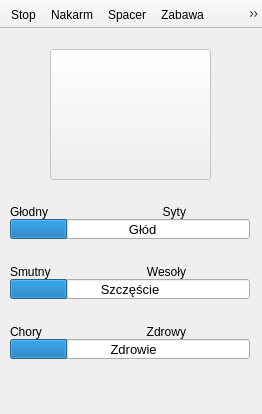
<?xml version="1.0" encoding="UTF-8"?>
<ui version="4.0">
 <class>MainWindow</class>
 <widget class="QMainWindow" name="MainWindow">
  <property name="geometry">
   <rect>
    <x>0</x>
    <y>0</y>
    <width>262</width>
    <height>414</height>
   </rect>
  </property>
  <property name="windowTitle">
   <string>Wirtualny zwierzak</string>
  </property>
  <widget class="QWidget" name="centralwidget">
   <widget class="QPushButton" name="zwierzakPic">
    <property name="enabled">
     <bool>false</bool>
    </property>
    <property name="geometry">
     <rect>
      <x>50</x>
      <y>20</y>
      <width>161</width>
      <height>131</height>
     </rect>
    </property>
    <property name="mouseTracking">
     <bool>false</bool>
    </property>
    <property name="text">
     <string/>
    </property>
    <property name="icon">
     <iconset>
      <normaloff>pet1.gif</normaloff>
      <disabledoff>pet1.gif</disabledoff>pet1.gif</iconset>
    </property>
    <property name="iconSize">
     <size>
      <width>160</width>
      <height>134</height>
     </size>
    </property>
    <property name="checkable">
     <bool>false</bool>
    </property>
    <property name="autoDefault">
     <bool>false</bool>
    </property>
    <property name="flat">
     <bool>false</bool>
    </property>
   </widget>
   <widget class="QProgressBar" name="pasekPostepu_1">
    <property name="geometry">
     <rect>
      <x>10</x>
      <y>190</y>
      <width>240</width>
      <height>20</height>
     </rect>
    </property>
    <property name="font">
     <font>
      <pointsize>10</pointsize>
     </font>
    </property>
    <property name="value">
     <number>24</number>
    </property>
    <property name="textVisible">
     <bool>true</bool>
    </property>
    <property name="textDirection">
     <enum>QProgressBar::TopToBottom</enum>
    </property>
    <property name="format">
     <string>       Głód</string>
    </property>
   </widget>
   <widget class="QProgressBar" name="pasekPostepu_2">
    <property name="geometry">
     <rect>
      <x>10</x>
      <y>250</y>
      <width>240</width>
      <height>20</height>
     </rect>
    </property>
    <property name="font">
     <font>
      <pointsize>10</pointsize>
     </font>
    </property>
    <property name="value">
     <number>24</number>
    </property>
    <property name="textVisible">
     <bool>true</bool>
    </property>
    <property name="textDirection">
     <enum>QProgressBar::TopToBottom</enum>
    </property>
    <property name="format">
     <string>Szczęście</string>
    </property>
   </widget>
   <widget class="QProgressBar" name="pasekPostepu_3">
    <property name="geometry">
     <rect>
      <x>10</x>
      <y>310</y>
      <width>240</width>
      <height>20</height>
     </rect>
    </property>
    <property name="font">
     <font>
      <pointsize>10</pointsize>
     </font>
    </property>
    <property name="layoutDirection">
     <enum>Qt::LeftToRight</enum>
    </property>
    <property name="value">
     <number>24</number>
    </property>
    <property name="textVisible">
     <bool>true</bool>
    </property>
    <property name="textDirection">
     <enum>QProgressBar::TopToBottom</enum>
    </property>
    <property name="format">
     <string>  Zdrowie</string>
    </property>
   </widget>
   <widget class="QLabel" name="label">
    <property name="geometry">
     <rect>
      <x>10</x>
      <y>173</y>
      <width>46</width>
      <height>20</height>
     </rect>
    </property>
    <property name="text">
     <string>Głodny</string>
    </property>
   </widget>
   <widget class="QLabel" name="label_2">
    <property name="geometry">
     <rect>
      <x>140</x>
      <y>173</y>
      <width>46</width>
      <height>20</height>
     </rect>
    </property>
    <property name="text">
     <string>Syty</string>
    </property>
    <property name="alignment">
     <set>Qt::AlignRight|Qt::AlignTrailing|Qt::AlignVCenter</set>
    </property>
   </widget>
   <widget class="QLabel" name="label_3">
    <property name="geometry">
     <rect>
      <x>10</x>
      <y>233</y>
      <width>46</width>
      <height>20</height>
     </rect>
    </property>
    <property name="text">
     <string>Smutny</string>
    </property>
   </widget>
   <widget class="QLabel" name="label_4">
    <property name="geometry">
     <rect>
      <x>140</x>
      <y>233</y>
      <width>46</width>
      <height>20</height>
     </rect>
    </property>
    <property name="text">
     <string>Wesoły</string>
    </property>
    <property name="alignment">
     <set>Qt::AlignRight|Qt::AlignTrailing|Qt::AlignVCenter</set>
    </property>
   </widget>
   <widget class="QLabel" name="label_5">
    <property name="geometry">
     <rect>
      <x>10</x>
      <y>293</y>
      <width>46</width>
      <height>20</height>
     </rect>
    </property>
    <property name="text">
     <string>Chory</string>
    </property>
   </widget>
   <widget class="QLabel" name="label_6">
    <property name="geometry">
     <rect>
      <x>140</x>
      <y>293</y>
      <width>46</width>
      <height>20</height>
     </rect>
    </property>
    <property name="text">
     <string>Zdrowy</string>
    </property>
    <property name="alignment">
     <set>Qt::AlignRight|Qt::AlignTrailing|Qt::AlignVCenter</set>
    </property>
   </widget>
  </widget>
  <widget class="QToolBar" name="toolBar">
   <property name="windowTitle">
    <string>toolBar</string>
   </property>
   <property name="movable">
    <bool>false</bool>
   </property>
   <property name="iconSize">
    <size>
     <width>40</width>
     <height>40</height>
    </size>
   </property>
   <property name="toolButtonStyle">
    <enum>Qt::ToolButtonTextUnderIcon</enum>
   </property>
   <attribute name="toolBarArea">
    <enum>TopToolBarArea</enum>
   </attribute>
   <attribute name="toolBarBreak">
    <bool>false</bool>
   </attribute>
   <addaction name="actionStop"/>
   <addaction name="actionNakarm"/>
   <addaction name="actionWyprowadz"/>
   <addaction name="actionZabawa"/>
   <addaction name="actionDoktor"/>
  </widget>
  <action name="actionStop">
   <property name="icon">
    <iconset>
     <normaloff>stopbutton.gif</normaloff>stopbutton.gif</iconset>
   </property>
   <property name="text">
    <string>Stop</string>
   </property>
  </action>
  <action name="actionNakarm">
   <property name="icon">
    <iconset>
     <normaloff>eatbutton.gif</normaloff>eatbutton.gif</iconset>
   </property>
   <property name="text">
    <string>Nakarm</string>
   </property>
   <property name="toolTip">
    <string>Nakarm</string>
   </property>
  </action>
  <action name="actionWyprowadz">
   <property name="icon">
    <iconset>
     <normaloff>walkbutton.gif</normaloff>walkbutton.gif</iconset>
   </property>
   <property name="text">
    <string>Spacer</string>
   </property>
   <property name="toolTip">
    <string>Spacer</string>
   </property>
  </action>
  <action name="actionZabawa">
   <property name="icon">
    <iconset>
     <normaloff>playbutton.gif</normaloff>playbutton.gif</iconset>
   </property>
   <property name="text">
    <string>Zabawa</string>
   </property>
   <property name="toolTip">
    <string>Zabawa</string>
   </property>
  </action>
  <action name="actionDoktor">
   <property name="icon">
    <iconset>
     <normaloff>docbutton.gif</normaloff>docbutton.gif</iconset>
   </property>
   <property name="text">
    <string>Doktor</string>
   </property>
   <property name="toolTip">
    <string>Doktor</string>
   </property>
  </action>
 </widget>
 <resources/>
 <connections/>
</ui>
